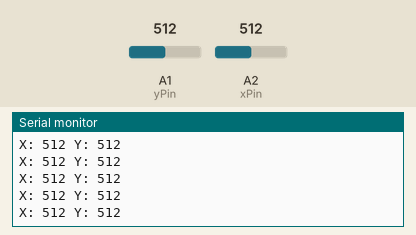
This sketch was run on a simulated Arduino Uno, built with avr-gcc and run on an emulated ATmega328P. On the bench: the last lines printed to the serial monitor. The inputs (shaded band) are chosen by the test bench; at power-on: A1 (yPin) = 512, A2 (xPin) = 512.

Above: at 1.2 s.
1.3 s: A1 (yPin) set to 716
At 1.31 s:
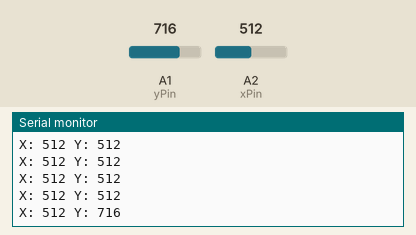
2.8 s: A2 (xPin) set to 716
At 2.82 s:
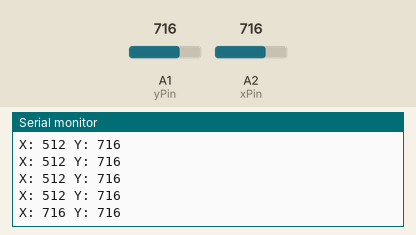
4.3 s: A1 (yPin) set to 900
At 4.33 s:
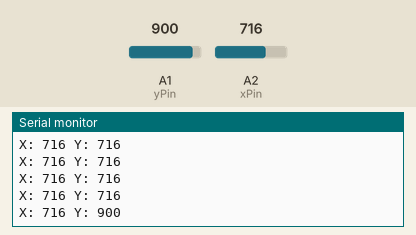
5.8 s: A2 (xPin) set to 900
At 5.84 s:
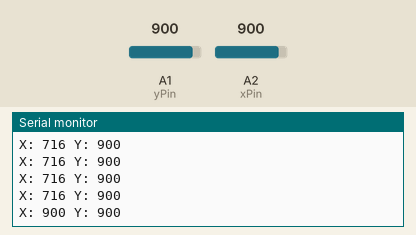
Timing chart, 0 to 8.3 s (numbered marks = the images above; inputs shaded):
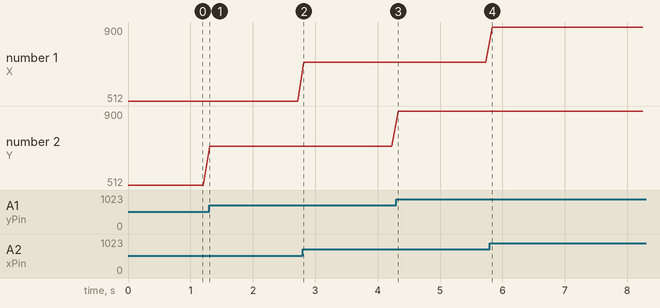

The sketch:

WiiController.ino
```cpp
// Constants
const int xPin = A2; // Joystick X-axis
const int yPin = A1; // Joystick Y-axis

void setup() {
  // Start serial communication
  Serial.begin(9600);
}

void loop() {
  // Read the position of the joystick on the X-axis
  int xPos = analogRead(xPin);

  // Read the position of the joystick on the Y-axis
  int yPos = analogRead(yPin);

  // Send the X and Y position over the serial connection
  Serial.print("X: ");
  Serial.print(xPos);
  Serial.print(" Y: ");
  Serial.println(yPos);

  // Wait for a bit before taking the next reading
  delay(100);
}
```

Measured:
- after the input at 1.3 s, the serial monitor: prints a new line at once (image 1)
- after the input at 2.8 s, the serial monitor: prints a new line at once (image 2)
- after the input at 4.3 s, the serial monitor: prints a new line at once (image 3)
- after the input at 5.8 s, the serial monitor: prints a new line at once (image 4)
- plotted number 2: 512 → 716 after the input at 1.3 s, 716 → 900 after the input at 4.3 s
